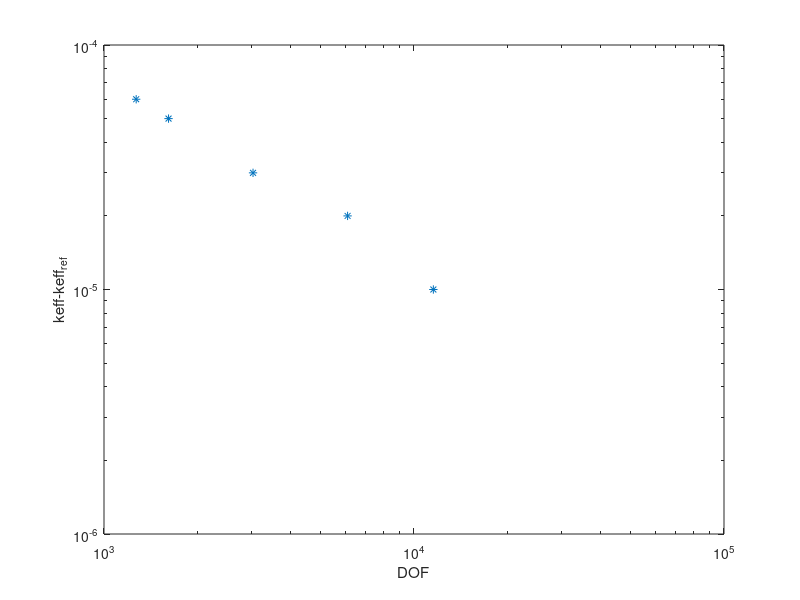

MATLAB code for this plot:
function mesh_refinement
% run the model with comsol generated mesh at different refinement levels:
% normal, fine, finer, extra fine, extremely fine,
eigens_quad = [0.96998, 0.97001, 0.96999,  0.97000, 0.97003, 0.97004];
dof_quad = [23708, 3025, 11546,   6106, 1615, 1270];

eigens_linear = [0.97, 0.97, 0.96998, 0.96993, 0.97, 0.97, 0.96996];
dof_linear = [23708, 6106, 1615, 1026, 3911, 2682, 1270];
max_elemt_size = [0.01, 0.04, 0.08, 0.1, 0.05, 0.06, 0.09];

calc_delta_keff(dof_quad, eigens_quad);
%hold on 
%calc_delta_keff(dof_linear, eigens_linear);
%hold off
%legend('quadratic', 'linear')
    function calc_delta_keff(dofs, eigens)
        keffs = 1.0 ./eigens;
        rhos = (keffs - 1) ./ keffs;
        drhos = abs(rhos - rhos(1));
        loglog(dofs, drhos, '*')
        xlabel('DOF')
        ylabel('keff-keff_{ref}')
    end
end